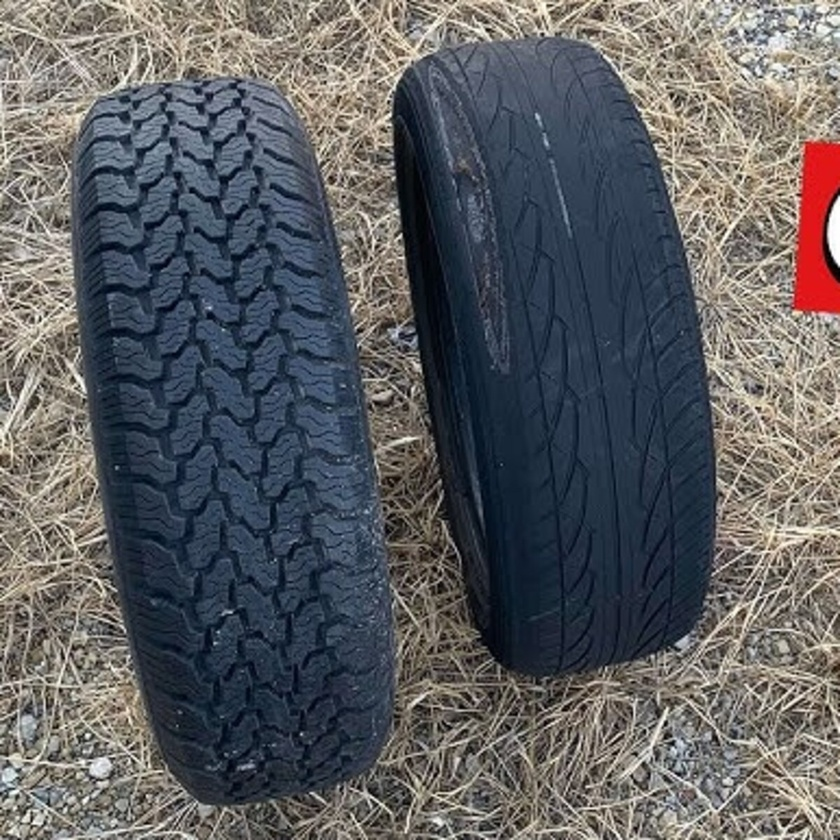
#> input picture ArtificialVision/Semana_8-9/Repaso/llanta.jpg, 840 x 840 px, shrunk from 1200 x 1200 before the run
$ jupyter execute --allow-errors own_repaso.ipynb
#> lines starting #> are read from the running program, lines starting #| are printed output that depends on the picture; after the words box and inside, x2 and y2 are one past the last pixel; in counts of white or black regions, pixels touching at a corner belong together
# Repaso

[cell 1]
import cv2
import matplotlib.pyplot as plt
import numpy as np
import skimage.morphology as morph
from IPython.display import Image

Segmentar las llantas en la siguiente imagen

[cell 2]
Image("llanta.jpg")

## Color

[cell 3]
"""Vamos a estudiar primero la imagen en diversos canales de color"""
img = cv2.imread('llanta.jpg',cv2.IMREAD_COLOR)
#> img is the input picture: shape (840, 840, 3); mean B, G, R 97, 94.2, 93.1
# Img rgb
img_rgb = cv2.cvtColor(img, cv2.COLOR_BGR2RGB)
# Img hsv
img_hsv = cv2.cvtColor(img, cv2.COLOR_BGR2HSV)
#> img_hsv: shape (840, 840, 3); mean H, S, V 64.5, 73.6, 107.3
# Img XYZ
img_xyz = cv2.cvtColor(img, cv2.COLOR_BGR2XYZ)
#> img_xyz: shape (840, 840, 3); mean of channels 0, 1, 2 89.6, 94.2, 105.1
# Img LAB
img_lab = cv2.cvtColor(img, cv2.COLOR_BGR2LAB)
#> img_lab: shape (840, 840, 3); mean of channels 0, 1, 2 100.1, 128.8, 126.1
# Img YCrCb
img_ycrcb = cv2.cvtColor(img, cv2.COLOR_BGR2YCrCb)
#> img_ycrcb: shape (840, 840, 3); mean of channels 0, 1, 2 94.2, 127.3, 129.6
# Img Luv
img_luv = cv2.cvtColor(img, cv2.COLOR_BGR2Luv)
#> img_luv: shape (840, 840, 3); mean of channels 0, 1, 2 99.6, 97, 134.7
# Img HLS
img_hls = cv2.cvtColor(img, cv2.COLOR_BGR2HLS)
#> img_hls: shape (840, 840, 3); mean of channels 0, 1, 2 65, 95.2, 52.3
# Img YUV
img_yuv = cv2.cvtColor(img, cv2.COLOR_BGR2YUV)
#> img_yuv: shape (840, 840, 3); mean of channels 0, 1, 2 94.2, 129.3, 127.1
# Img YIQ
img_Y = 0.299*img_rgb[:,:,0] + 0.587*img_rgb[:,:,1] + 0.114*img_rgb[:,:,2]
img_I = 0.596*img_rgb[:,:,0] - 0.275*img_rgb[:,:,1] - 0.321*img_rgb[:,:,2]
img_Q = 0.212*img_rgb[:,:,0]- 0.523*img_rgb[:,:,1] + 0.311*img_rgb[:,:,2]
# Concatenamos los canales
img_yiq = np.dstack((img_Y, img_I, img_Q))
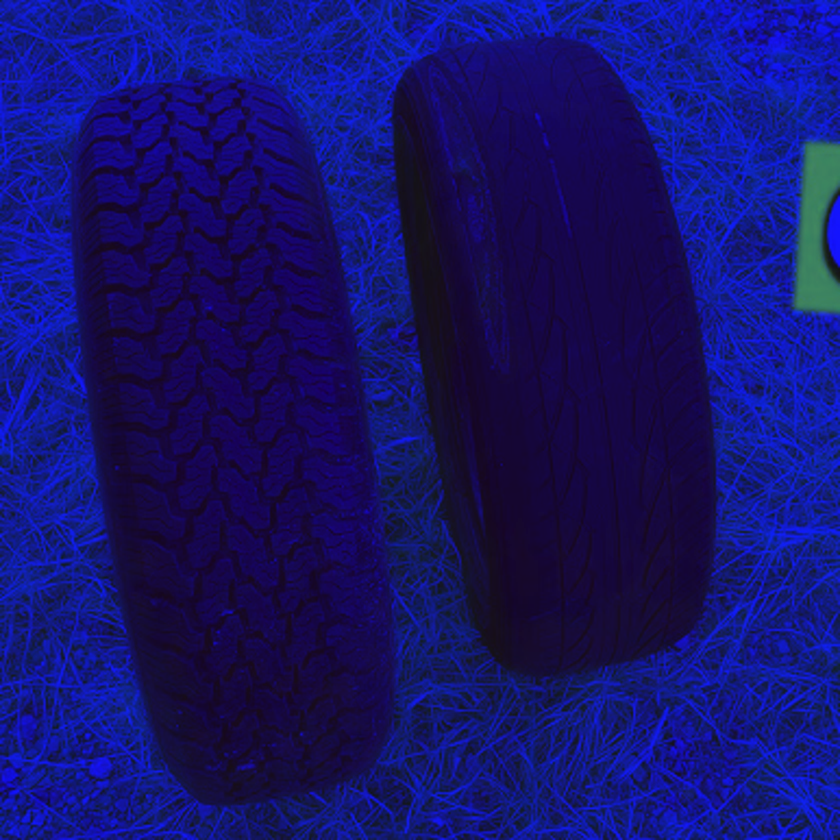
#> img_yiq: shape (840, 840, 3) float64; mean of channels 0, 1, 2 94.2, -1.5, 0.6; drawn with min black and max white
# Img CMY
img_cmy = np.dstack((255-img_rgb[:,:,0], 255-img_rgb[:,:,1], 255-img_rgb[:,:,2]))
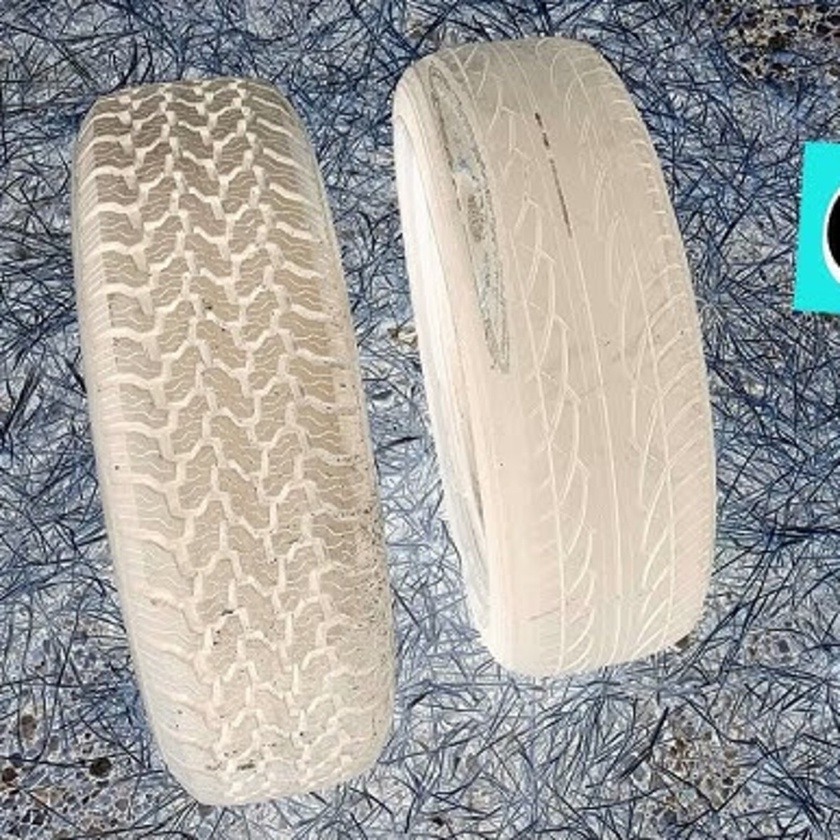
#> img_cmy: shape (840, 840, 3); mean R, G, B 161.9, 160.8, 158

#> (the rest of this cell did not finish here and is left out)

Vemos que hay diversos canales en diferentes espacios que podrían ser útiles para realizar la segmentación, vamos a escoger el H (ya sea del HSV o HLS, es lo mismo), y el B del LAB, que son los que mejor destacan en contraste entre el fondo y el objeto de interés

[cell 4]
# Vamos a gráficar hisograma del canal de la imagen y el canal de la imagen
hue = img_hls[:,:,0].copy()
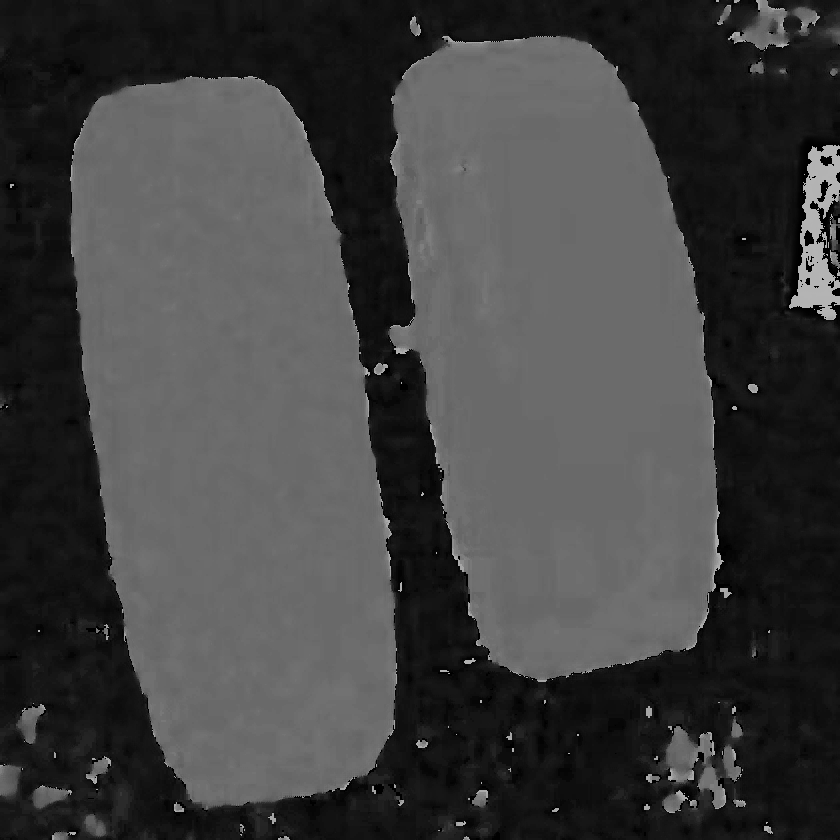
#> hue: shape (840, 840); min 0, max 180, mean 65
b_lab = img_lab[:,:,2].copy()
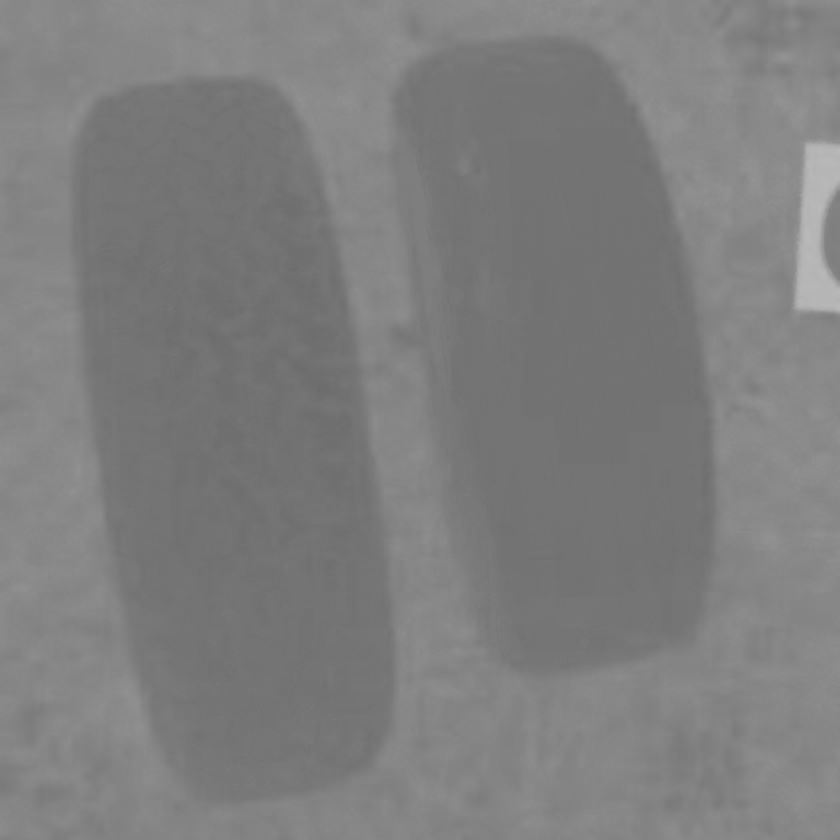
#> b_lab: shape (840, 840); min 106, max 186, mean 126.1
#> (the rest of this cell did not finish here and is left out)

Vemos que el histograma del Hue del HLS tiene unas regiones mucho mejor separadas, lo cual se traduce en la posibilidad de hacer una mejor unmbralización

[cell 5]
pre_mask = hue.copy()
pre_mask[(hue > 120) | (hue < 90)] = 0
pre_mask[~((hue > 120) | (hue < 90))] = 255
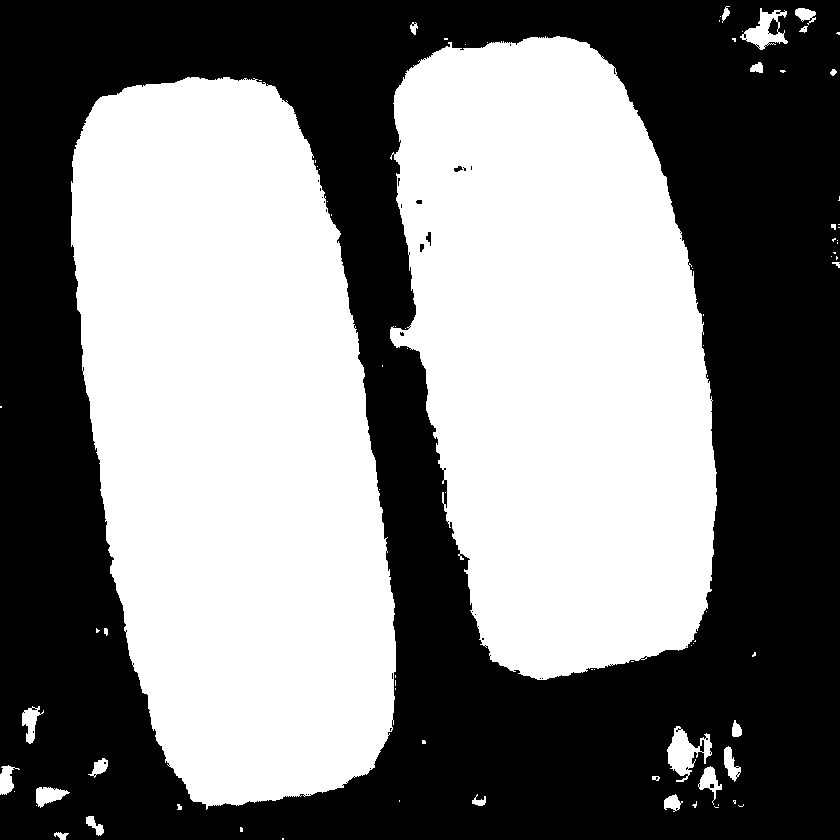
#> pre_mask: shape (840, 840); 49.5% white; 84 white regions (58 under 20 px), largest, box (x1, y1, x2, y2) and area: (71, 77, 396, 810) 182875, (390, 36, 717, 680) 161126, (667, 726, 712, 782) 1171
plt.imshow(pre_mask, cmap='gray');
#> (this line was passed over: IPython is not available in this run)

Ahora procedemos a utilizar operaciones morfoloficas para pulir la máscara

[cell 6]
# Creamos el elemento estructurante
s_elem = morph.disk(3)
# Aplicamos la operación de cierre en nuestra máscara
mask = cv2.morphologyEx(pre_mask, cv2.MORPH_CLOSE, s_elem, iterations=2).astype(np.uint8)
#> mask: shape (840, 840); 49.9% white; 35 white regions (11 under 20 px), largest, box (x1, y1, x2, y2) and area: (71, 77, 396, 810) 183247, (390, 36, 717, 680) 161973, (667, 726, 722, 808) 1976
plt.imshow(mask, cmap='gray');
#> (this line was passed over: IPython is not available in this run)

Ahora vamos a remover todos esos elementos basura que hay en nuestra máscara

[cell 7]
# Para esto utilizamos una apertura con un elemento estructuramente tipo disco un poco más grande
s_elem2 = morph.disk(11)
mask2 = cv2.morphologyEx(mask, cv2.MORPH_OPEN, s_elem2, iterations=2).astype(np.uint8)
#> mask2: shape (840, 840); 48.7% white; 2 white regions, box (x1, y1, x2, y2) and area: (71, 77, 396, 806) 182868, (393, 36, 717, 680) 161022
plt.imshow(mask2, cmap='gray');
#> (this line was passed over: IPython is not available in this run)

## NOTA:
Realizamos las operaciones morfológicas en ese orden ya que de esa forma:

- Con el cierre nos aseguramos de rellenar los pequeños agujeros en las llantas antes de hacer la apertura de limpieza.

- Con la apertura limpiamos los objetos o píxeles que no son de interés, y en caso de que el cierre no hubiera sido perfecto, la apertura nos lo mostrará.

Procedemos entonces a realizar la segmentación aplicando nuestra máscara binaria

[cell 8]
segmented_wheels = cv2.bitwise_and(img_rgb, img_rgb, mask = mask2)
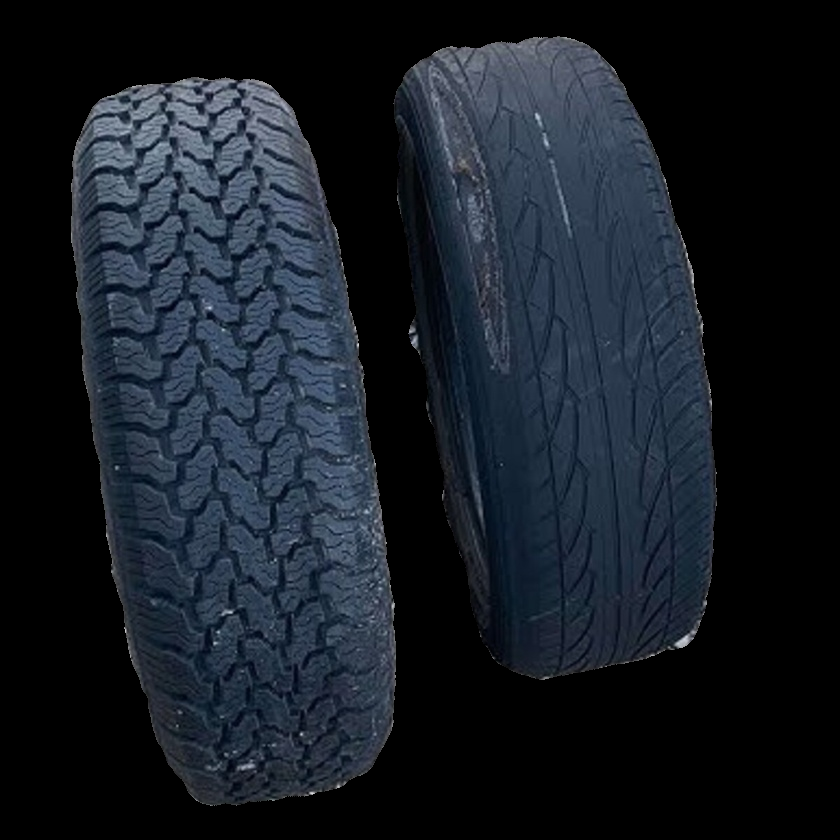
#> segmented_wheels: shape (840, 840, 3); mean R, G, B 22.1, 28.2, 36.2
#> (the rest of this cell did not finish here and is left out)

[cell 9]
# Guardamos la imagen segmentada y la máscara
cv2.imwrite('llanta_segmentada.jpg', cv2.cvtColor(segmented_wheels, cv2.COLOR_RGB2BGR))
cv2.imwrite('llanta_mask.jpg', mask2)
#> Out = True
